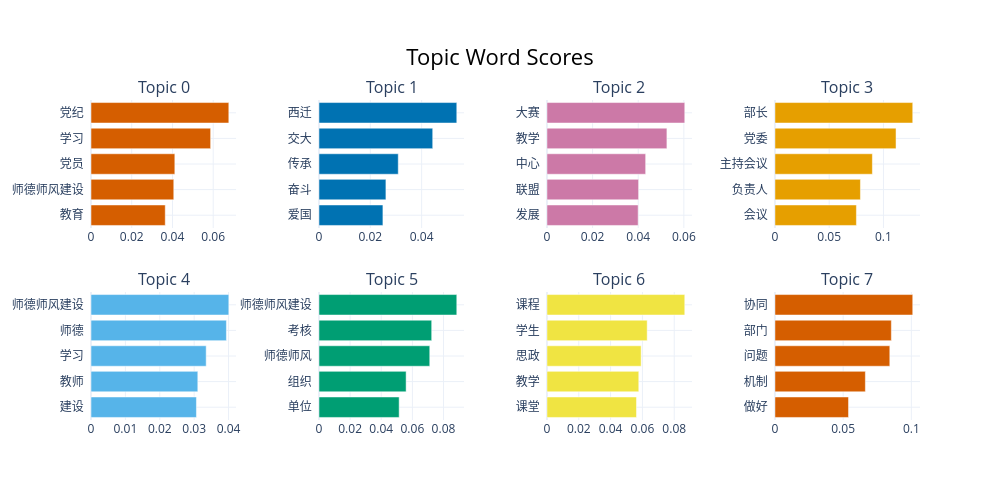

Notebook code for this chart:
### Code cell
# topic_model.set_topic_labels({
#     0:'',
#     1:'',
#     2:''
# })
# topic_info=topic_model.get_topic_info()
# topic_info
# topic_model.visualize_barchart(custom_labels=True)
topic_model.visualize_barchart()

### Figure 1 — Plotly figure (JSON) as saved in the notebook; plotly's stock layout.template omitted (floating-point values rounded to 4 significant figures)
{"data": [{"marker": {"color": "#D55E00"}, "orientation": "h", "x": [0.03646, 0.04064, 0.04116, 0.05874, 0.06768], "y": ["教育  ", "师德师风建设  ", "党员  ", "学习  ", "党纪  "], "type": "bar", "xaxis": "x", "yaxis": "y"}, {"marker": {"color": "#0072B2"}, "orientation": "h", "x": [0.02491, 0.02609, 0.0309, 0.04432, 0.05371], "y": ["爱国  ", "奋斗  ", "传承  ", "交大  ", "西迁  "], "type": "bar", "xaxis": "x2", "yaxis": "y2"}, {"marker": {"color": "#CC79A7"}, "orientation": "h", "x": [0.03997, 0.04016, 0.04326, 0.05257, 0.0604], "y": ["发展  ", "联盟  ", "中心  ", "教学  ", "大赛  "], "type": "bar", "xaxis": "x3", "yaxis": "y3"}, {"marker": {"color": "#E69F00"}, "orientation": "h", "x": [0.07508, 0.07879, 0.0898, 0.1116, 0.127], "y": ["会议  ", "负责人  ", "主持会议  ", "党委  ", "部长  "], "type": "bar", "xaxis": "x4", "yaxis": "y4"}, {"marker": {"color": "#56B4E9"}, "orientation": "h", "x": [0.03066, 0.03106, 0.03349, 0.03938, 0.04008], "y": ["建设  ", "教师  ", "学习  ", "师德  ", "师德师风建设  "], "type": "bar", "xaxis": "x5", "yaxis": "y5"}, {"marker": {"color": "#009E73"}, "orientation": "h", "x": [0.0515, 0.05597, 0.07117, 0.07241, 0.08853], "y": ["单位  ", "组织  ", "师德师风  ", "考核  ", "师德师风建设  "], "type": "bar", "xaxis": "x6", "yaxis": "y6"}, {"marker": {"color": "#F0E442"}, "orientation": "h", "x": [0.05629, 0.05772, 0.0592, 0.063, 0.08663], "y": ["课堂  ", "教学  ", "思政  ", "学生  ", "课程  "], "type": "bar", "xaxis": "x7", "yaxis": "y7"}, {"marker": {"color": "#D55E00"}, "orientation": "h", "x": [0.05395, 0.0663, 0.08422, 0.08535, 0.101], "y": ["做好  ", "机制  ", "问题  ", "部门  ", "协同  "], "type": "bar", "xaxis": "x8", "yaxis": "y8"}], "layout": {"xaxis": {"anchor": "y", "domain": [0.0, 0.175], "showgrid": true}, "yaxis": {"anchor": "x", "domain": [0.6, 1.0], "showgrid": true}, "xaxis2": {"anchor": "y2", "domain": [0.275, 0.45], "showgrid": true}, "yaxis2": {"anchor": "x2", "domain": [0.6, 1.0], "showgrid": true}, "xaxis3": {"anchor": "y3", "domain": [0.55, 0.725], "showgrid": true}, "yaxis3": {"anchor": "x3", "domain": [0.6, 1.0], "showgrid": true}, "xaxis4": {"anchor": "y4", "domain": [0.825, 1.0], "showgrid": true}, "yaxis4": {"anchor": "x4", "domain": [0.6, 1.0], "showgrid": true}, "xaxis5": {"anchor": "y5", "domain": [0.0, 0.175], "showgrid": true}, "yaxis5": {"anchor": "x5", "domain": [0.0, 0.4], "showgrid": true}, "xaxis6": {"anchor": "y6", "domain": [0.275, 0.45], "showgrid": true}, "yaxis6": {"anchor": "x6", "domain": [0.0, 0.4], "showgrid": true}, "xaxis7": {"anchor": "y7", "domain": [0.55, 0.725], "showgrid": true}, "yaxis7": {"anchor": "x7", "domain": [0.0, 0.4], "showgrid": true}, "xaxis8": {"anchor": "y8", "domain": [0.825, 1.0], "showgrid": true}, "yaxis8": {"anchor": "x8", "domain": [0.0, 0.4], "showgrid": true}, "annotations": [{"font": {"size": 16}, "showarrow": false, "text": "Topic 0", "x": 0.0875, "xanchor": "center", "xref": "paper", "y": 1.0, "yanchor": "bottom", "yref": "paper"}, {"font": {"size": 16}, "showarrow": false, "text": "Topic 1", "x": 0.3625, "xanchor": "center", "xref": "paper", "y": 1.0, "yanchor": "bottom", "yref": "paper"}, {"font": {"size": 16}, "showarrow": false, "text": "Topic 2", "x": 0.6375, "xanchor": "center", "xref": "paper", "y": 1.0, "yanchor": "bottom", "yref": "paper"}, {"font": {"size": 16}, "showarrow": false, "text": "Topic 3", "x": 0.9125, "xanchor": "center", "xref": "paper", "y": 1.0, "yanchor": "bottom", "yref": "paper"}, {"font": {"size": 16}, "showarrow": false, "text": "Topic 4", "x": 0.0875, "xanchor": "center", "xref": "paper", "y": 0.4, "yanchor": "bottom", "yref": "paper"}, {"font": {"size": 16}, "showarrow": false, "text": "Topic 5", "x": 0.3625, "xanchor": "center", "xref": "paper", "y": 0.4, "yanchor": "bottom", "yref": "paper"}, {"font": {"size": 16}, "showarrow": false, "text": "Topic 6", "x": 0.6375, "xanchor": "center", "xref": "paper", "y": 0.4, "yanchor": "bottom", "yref": "paper"}, {"font": {"size": 16}, "showarrow": false, "text": "Topic 7", "x": 0.9125, "xanchor": "center", "xref": "paper", "y": 0.4, "yanchor": "bottom", "yref": "paper"}], "title": {"font": {"size": 22, "color": "Black"}, "text": "Topic Word Scores", "x": 0.5, "xanchor": "center", "yanchor": "top"}, "hoverlabel": {"font": {"size": 16, "family": "Rockwell"}, "bgcolor": "white"}, "showlegend": false, "width": 1000, "height": 500}}
